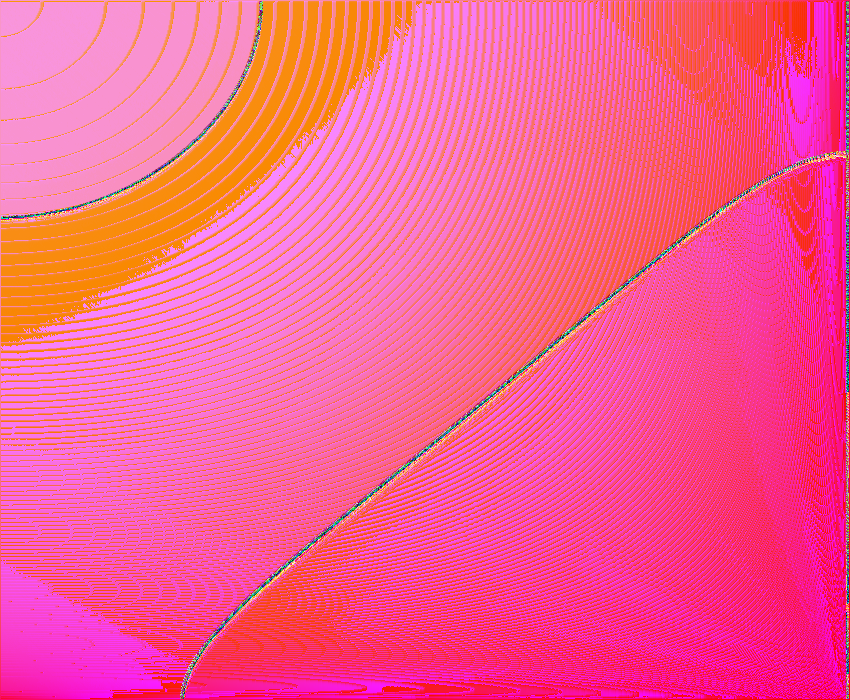
Frame 1 (no input)
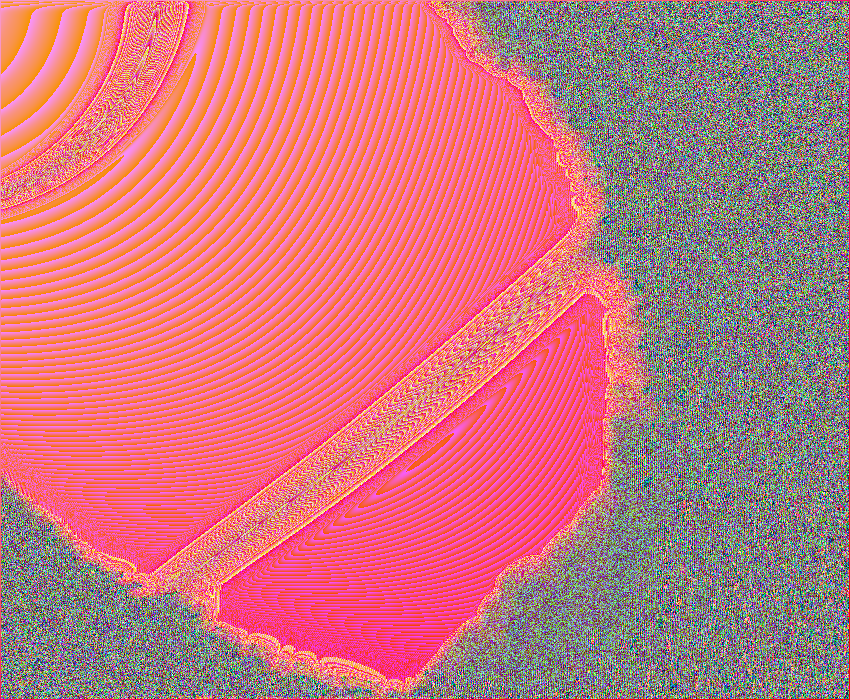
Frame 60 (the mouse pressed at the canvas centre just before this capture)
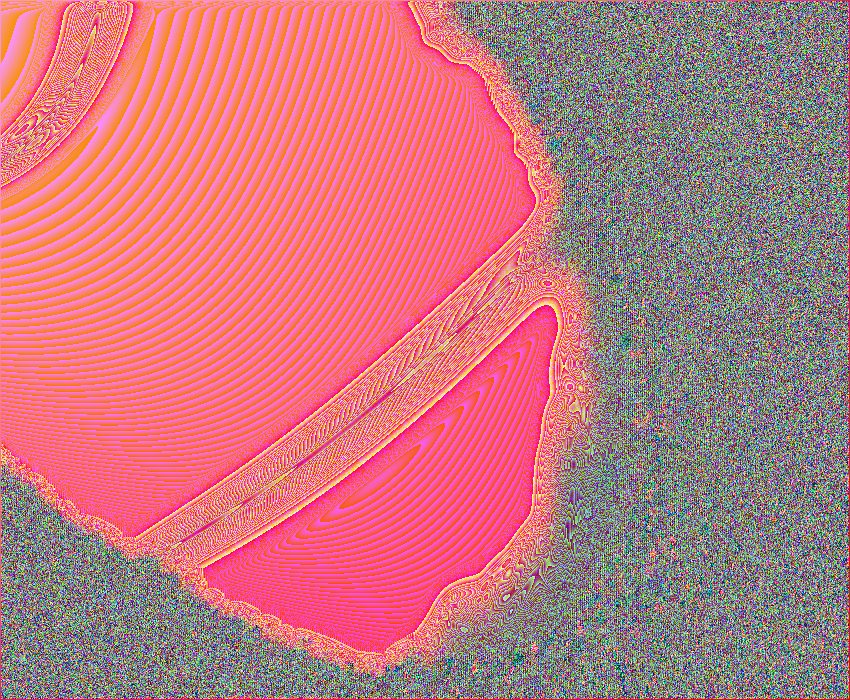
Frame 120 (the mouse held since frame 60 and released just before this capture)

The Processing sketch that drew these frames (run headless with seeded random() and noise(); from frame 60 on, the mouse is pressed at the canvas centre):

// Processing sketch: processing_57596
// ── processing_57596.pde


//convolution9 de jacques maire

//inspiration  de "exploratory convolution" :Bogdan Vera.

/*http://www.openprocessing.org/sketch/57300
 
 */
//Une  partie de ce code est de Bogdan Vera
PImage gfxImage;
int delta;
float inc,co,si,sx,sy;
float coeff1;
void setup()
{
     coeff1 = 2.0;
     inc=0.01;
     size(850, 700);
     frameRate(60);
     gfxImage = createImage(width, height, RGB);

     gfxImage.loadPixels();
     for (int x = 0; x< width; x++)
          for (int y = 0; y< height; y++)
          {

               sx = 1-sq((float)x/(float)width);
               
                sy = 1-sq((float)y/(float)height);
              

               gfxImage.pixels[y*width + x] =
                    color(249.6,150.2*sqrt(sy*sx),100.5*(sx*sx+sy*sy) ,(sx*sx+sy*sy)*1.1 );
          }
     gfxImage.updatePixels();
}



void draw()
{ 
   


     if (coeff1>=2.25)
          inc=-0.01f;
     if (coeff1<-3.25)
          inc=0.01f;
     coeff1+=inc;
     delta=int(coeff1)*2;
     println(delta+"    "+coeff1);




     gfxImage.loadPixels();
     for (int x = 1; x< width-1; x++)
          for (int y = 1; y< height-1; y++)
          {
               co=((float)x*y/(float)width)*0.005;
               si=((float)sq(y-x)/(float)height)*0.007;
               gfxImage.pixels[y*width + x] =  (int)((
               gfxImage.pixels[y*width + x+delta] +
                    (1-co)*gfxImage.pixels[y*width + x-1+ abs(delta)] +
                    (1-si)*gfxImage.pixels[y*width + x+1] +
                    (1+co)*gfxImage.pixels[(y-1)*width + x] +
                    (1+si)*gfxImage.pixels[(y+1)*width + x] ) / 5.000019 );
                
          }
     gfxImage.updatePixels();

     image(gfxImage, 0, 0);
}
